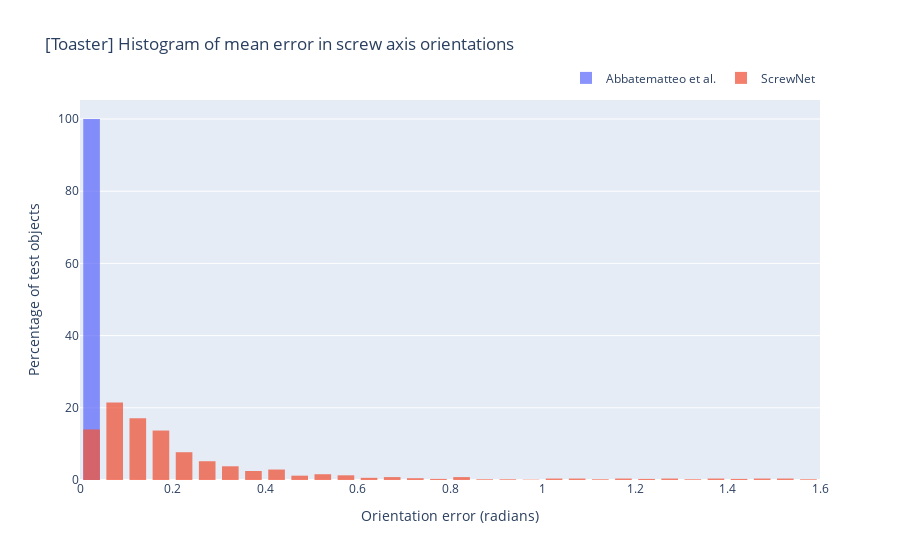
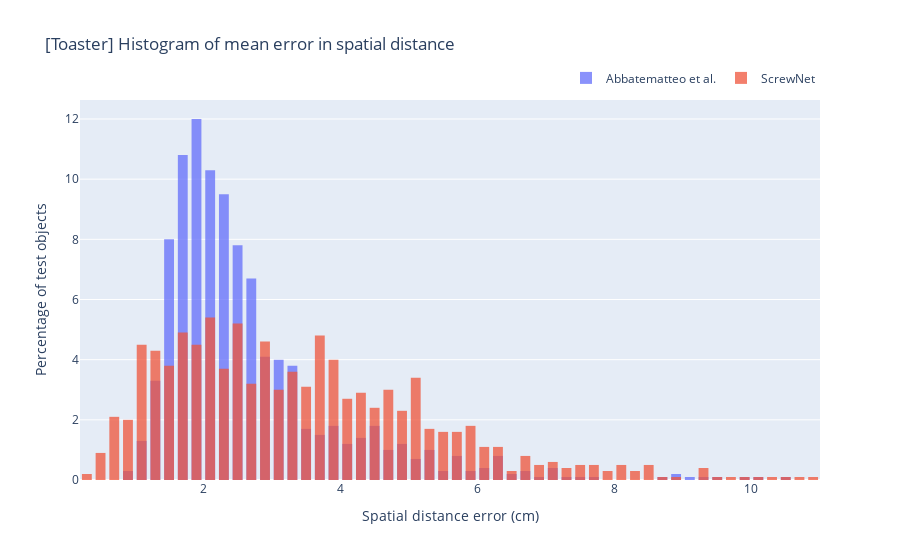

These figures' notebook cell, in order:
### Code cell
## Toaster
ours_file = '/Users/jainajinkya/research/ArticulationModel/results/toaster/ours/nnv1_synArt_20000/test_prediction_data.pkl'
with open(ours_file, 'rb') as f:
    ours = pickle.load(f)

ben_file = '/Users/jainajinkya/research/ArticulationModel/results/toaster/ben/ben_toaster/test_prediction_data.pkl'
with open(ben_file, 'rb') as f:
    ben = pickle.load(f)

## Orientation
fig = go.Figure()
fig.add_trace(go.Histogram(x=ben['ori_err_mean'], histnorm='percent', name='Abbatematteo et al.', bingroup=1))
fig.add_trace(go.Histogram(x=ours['ori_err_mean'], histnorm='percent', name='ScrewNet', bingroup=1))

fig.update_layout(
    title_text='[Toaster] Histogram of mean error in screw axis orientations', # title of plot
    xaxis_title_text='Orientation error (radians)', # xaxis label
    yaxis_title_text='Percentage of test objects', # yaxis label
    bargap=0.2, # gap between bars of adjacent location coordinates
    bargroupgap=0.1, # gap between bars of the same location coordinates
    barmode='overlay'
)

# Reduce opacity to see both histograms
fig.update_traces(opacity=0.75)
fig.update_layout(legend=dict(orientation="h", yanchor="bottom", y=1.02, xanchor="right", x=1))
fig.show()

## Spatial Distance
fig = go.Figure()
fig.add_trace(go.Histogram(x=ben['dist_err_mean']*100., histnorm='percent', name='Abbatematteo et al.', bingroup=2))
fig.add_trace(go.Histogram(x=ours['dist_err_mean']*100., histnorm='percent', name='ScrewNet', bingroup=2))

fig.update_layout(
    title_text='[Toaster] Histogram of mean error in spatial distance', # title of plot
    xaxis_title_text='Spatial distance error (cm)', # xaxis label
    yaxis_title_text='Percentage of test objects', # yaxis label
    bargap=0.2, # gap between bars of adjacent location coordinates
    bargroupgap=0.1, # gap between bars of the same location coordinates
    barmode='overlay'
)

# Reduce opacity to see both histograms
fig.update_traces(opacity=0.75)
fig.update_layout(legend=dict(orientation="h", yanchor="bottom", y=1.02, xanchor="right", x=1))
fig.show()

## Configuration
fig = go.Figure()
fig.add_trace(go.Histogram(x=ben['q_err_mean'], histnorm='percent', name='Abbatematteo et al.', bingroup=3))
fig.add_trace(go.Histogram(x=ours['theta_err_mean'], histnorm='percent', name='ScrewNet', bingroup=3))

fig.update_layout(
    title_text='[Toaster] Histogram of mean error in configurations', # title of plot
    xaxis_title_text='Configuration error (radians)', # xaxis label
    yaxis_title_text='Percentage of test objects', # yaxis label
#     bargap=0.2, # gap between bars of adjacent location coordinates
#     bargroupgap=0.1, # gap between bars of the same location coordinates
    barmode='overlay'
)

# Reduce opacity to see both histograms
fig.update_traces(opacity=0.75)
fig.update_layout(legend=dict(orientation="h", yanchor="bottom", y=1.02, xanchor="right", x=1))
fig.show()

### Figure 1 — Plotly figure (JSON) as saved in the notebook; plotly's stock layout.template omitted (floating-point values rounded to 4 significant figures; data arrays with more than 128 entries replaced by an {"elided": "..."} marker saying what was removed)
{"data": [{"bingroup": "1", "histnorm": "percent", "name": "Abbatematteo et al.", "opacity": 0.75, "type": "histogram", "x": {"elided": "1000 float values"}}, {"bingroup": "1", "histnorm": "percent", "name": "ScrewNet", "opacity": 0.75, "type": "histogram", "x": {"elided": "1000 float values"}}], "layout": {"bargap": 0.2, "bargroupgap": 0.1, "barmode": "overlay", "legend": {"orientation": "h", "x": 1, "xanchor": "right", "y": 1.02, "yanchor": "bottom"}, "title": {"text": "[Toaster] Histogram of mean error in screw axis orientations"}, "xaxis": {"title": {"text": "Orientation error (radians)"}}, "yaxis": {"title": {"text": "Percentage of test objects"}}}}

### Figure 2 — Plotly figure (JSON) as saved in the notebook; plotly's stock layout.template omitted (floating-point values rounded to 4 significant figures; data arrays with more than 128 entries replaced by an {"elided": "..."} marker saying what was removed)
{"data": [{"bingroup": "2", "histnorm": "percent", "name": "Abbatematteo et al.", "opacity": 0.75, "type": "histogram", "x": {"elided": "1000 float values"}}, {"bingroup": "2", "histnorm": "percent", "name": "ScrewNet", "opacity": 0.75, "type": "histogram", "x": {"elided": "1000 float values"}}], "layout": {"bargap": 0.2, "bargroupgap": 0.1, "barmode": "overlay", "legend": {"orientation": "h", "x": 1, "xanchor": "right", "y": 1.02, "yanchor": "bottom"}, "title": {"text": "[Toaster] Histogram of mean error in spatial distance"}, "xaxis": {"title": {"text": "Spatial distance error (cm)"}}, "yaxis": {"title": {"text": "Percentage of test objects"}}}}
